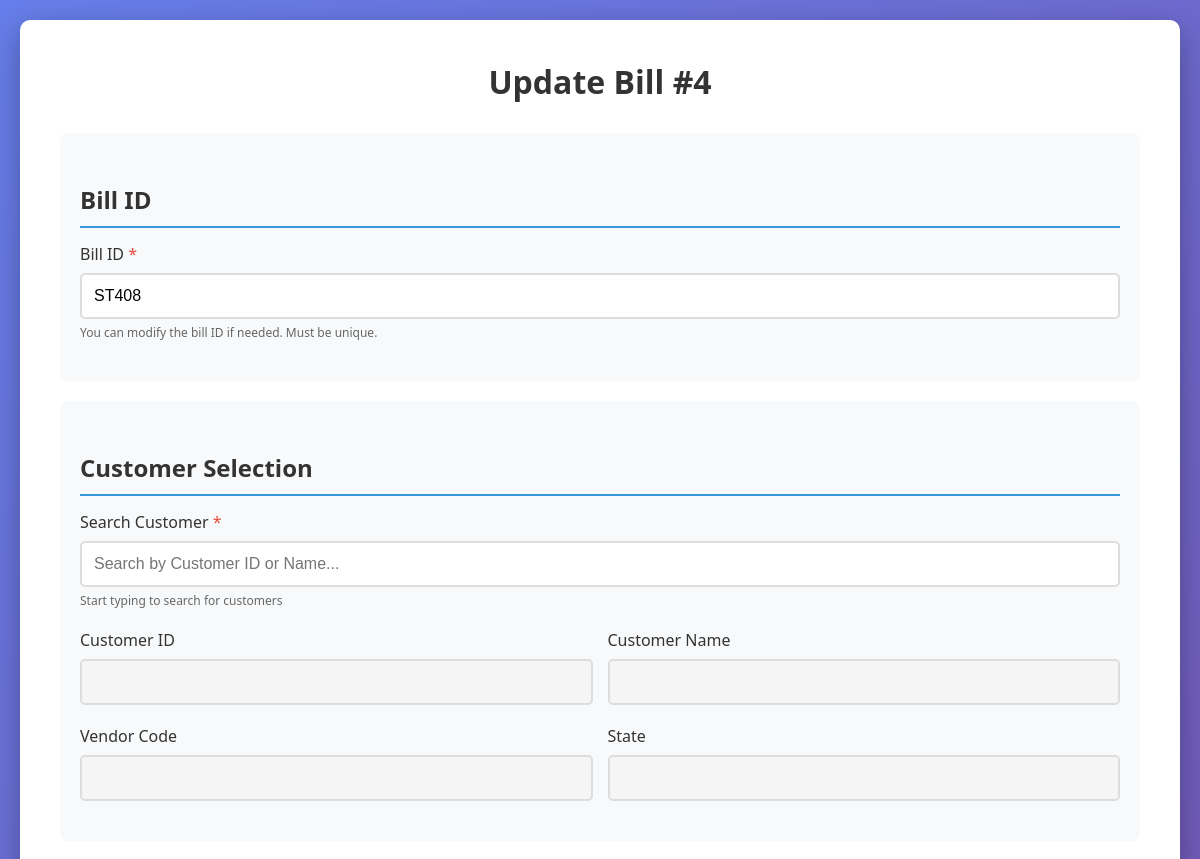
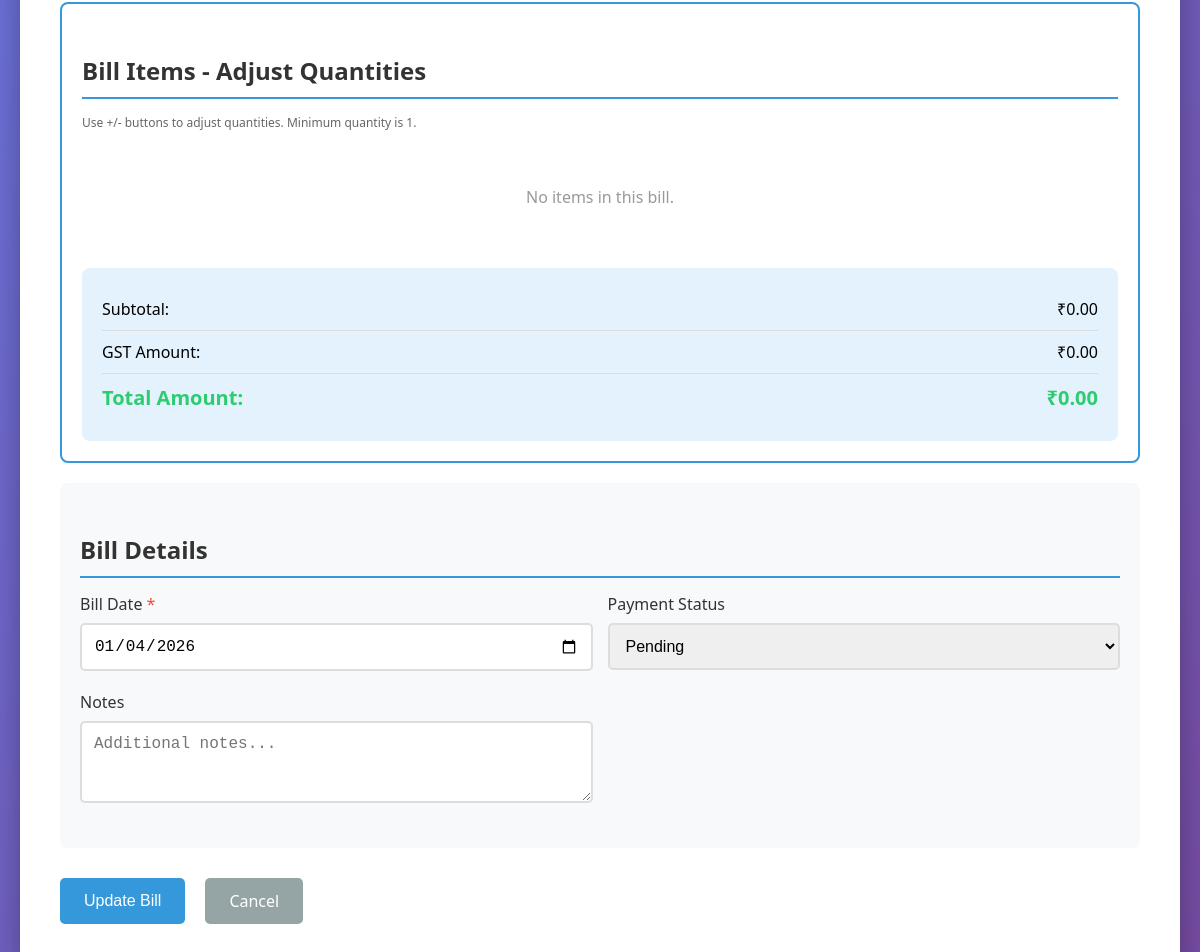
Screenshot of /billing/update/4 with the database file from the repository (2 pictures, top to bottom).
### tables this page shows
CREATE TABLE billing (
                    id INTEGER PRIMARY KEY AUTOINCREMENT,
                    bill_id TEXT UNIQUE NOT NULL,
                    customer_id INTEGER NOT NULL,
                    bill_date DATE NOT NULL,
                    subtotal REAL DEFAULT 0.0,
                    gst_amount REAL DEFAULT 0.0,
                    total_amount REAL NOT NULL DEFAULT 0.0,
                    payment_status TEXT DEFAULT 'Pending',
                    notes TEXT,
                    created_at TIMESTAMP DEFAULT CURRENT_TIMESTAMP, round_off REAL DEFAULT 0.0,
                    FOREIGN KEY (customer_id) REFERENCES customers (id)
                );

### routes/billing.py (the view, shortened to what this page needs)
@billing_bp.route('/update/<int:bill_id>', methods=['GET', 'POST'])
def update(bill_id):
    conn = get_db_connection()
    seller = conn.execute('SELECT state FROM seller_info ORDER BY id DESC LIMIT 1').fetchone()
    seller_state = seller['state'] if seller and seller['state'] else ''
    bill = conn.execute('SELECT * FROM billing WHERE id = ?', (bill_id,)).fetchone()
    if not bill:
        conn.close()
        flash('Bill not found!', 'error')
        return redirect(url_for('billing.index'))
    items = conn.execute('SELECT * FROM billing_items WHERE bill_id = ? ORDER BY id', (bill_id,)).fetchall()
    customers_rows = conn.execute('SELECT * FROM customers ORDER BY name').fetchall()
    customers = [dict(row) for row in customers_rows]
    inventory_rows = conn.execute('SELECT * FROM inventory WHERE quantity > 0 ORDER BY product_name').fetchall()
    inventory = [dict(row) for row in inventory_rows]
    bill_items = [dict(row) for row in items]
    conn.close()
    return render_template('billing/update.html', bill=dict(bill), bill_items=bill_items,
                         customers=customers, inventory=inventory, seller_state=seller_state)

### database.py (called while the page is built)
def get_db_connection():
    conn = sqlite3.connect(DATABASE)
    conn.row_factory = sqlite3.Row
    return conn

### templates/billing/update.html (shortened to what this page needs)
<!DOCTYPE html>
<html lang="en">
<head>
</head>
<body>
    <div class="container">
        <h1>Update Bill #{{ bill['id'] }}</h1>
        <form method="POST" action="{{ url_for('billing.update', bill_id=bill['id']) }}" id="billForm">
            <div class="section">
                <h2>Bill ID</h2>
                <div class="form-group">
                    <label for="bill_id">Bill ID <span class="required">*</span></label>
                    <input type="text" name="bill_id" id="bill_id" value="{{ bill['bill_id'] }}" required>
                    <div class="help-text">You can modify the bill ID if needed. Must be unique.</div>
                </div>
            </div>
            <div class="section">
                <h2>Customer Selection</h2>
                <div class="search-box">
                    <div class="form-group">
                        <label for="customerSearch">Search Customer <span class="required">*</span></label>
                        <input type="text" id="customerSearch" placeholder="Search by Customer ID or Name..." autocomplete="off">
                        <div class="help-text">Start typing to search for customers</div>
                    </div>
                </div>
                <div class="form-row">
                    <div class="form-group">
                        <label for="customer_id_display">Customer ID</label>
                        <input type="text" id="customer_id_display" disabled>
                    </div>
                    <div class="form-group">
                        <label for="customer_name">Customer Name</label>
                        <input type="text" id="customer_name" disabled>
                    </div>
                </div>
                <div class="form-row">
                    <div class="form-group">
                        <label for="vendor_code">Vendor Code</label>
                        <input type="text" id="vendor_code" disabled>
                    </div>
                    <div class="form-group">
                        <label for="state">State</label>
                        <input type="text" id="state" disabled>
                    </div>
                </div>
            </div>
            <div class="items-section">
                <h2>Bill Items - Adjust Quantities</h2>
                <div class="help-text" style="margin-bottom: 15px; color: #666;">Use +/- buttons to adjust quantities. Minimum quantity is 1.</div>
                <div id="itemsList">
                </div>
                <div class="totals-box">
                    <div class="total-row">
                        <span>Subtotal:</span>
                        <span id="display_subtotal">₹0.00</span>
                    </div>
                    <div class="total-row">
                        <span>GST Amount:</span>
                        <span id="display_gst">₹0.00</span>
                    </div>
                    <div class="total-row">
                        <span>Total Amount:</span>
                        <span id="display_total">₹0.00</span>
                    </div>
                </div>
            </div>
            <div class="section">
                <h2>Bill Details</h2>
                <div class="form-row">
                    <div class="form-group">
                        <label for="bill_date">Bill Date <span class="required">*</span></label>
                        <input type="date" name="bill_date" id="bill_date" value="{{ bill['bill_date'] }}" required>
                    </div>
                    <div class="form-group">
                        <label for="payment_status">Payment Status</label>
                        <select name="payment_status" id="payment_status">
                            <option value="Pending" {% if bill['payment_status'] == 'Pending' %}selected{% endif %}>Pending</option>
                        </select>
                    </div>
                </div>
                <div class="form-row">
                    <div class="form-group">
                        <label for="notes">Notes</label>
                        <textarea name="notes" id="notes" rows="3" placeholder="Additional notes...">{{ bill['notes'] or '' }}</textarea>
                    </div>
                </div>
            </div>
            <div class="button-group">
                <button type="submit" class="btn btn-primary">Update Bill</button>
                <a href="{{ url_for('billing.index') }}" class="btn btn-secondary">Cancel</a>
            </div>
        </form>
    </div>
</body>
</html>

### templates/billing/update.html (style rules this page uses)
* { margin: 0; padding: 0; box-sizing: border-box; }
body { font-family: 'Segoe UI', Tahoma, Geneva, Verdana, sans-serif; background: linear-gradient(135deg, #667eea 0%, #764ba2 100%); min-height: 100vh; padding: 20px; }
.container { max-width: 1400px; margin: 0 auto; background: white; border-radius: 10px; box-shadow: 0 10px 30px rgba(0,0,0,0.3); padding: 40px; }
h1 { color: #333; margin-bottom: 30px; text-align: center; }
h2 { color: #333; margin: 30px 0 15px 0; padding-bottom: 10px; border-bottom: 2px solid #3498db; }
.form-group { margin-bottom: 20px; }
label { display: block; margin-bottom: 8px; color: #333; font-weight: 500; }
.required { color: #e74c3c; }
input, select, textarea { width: 100%; padding: 12px; border: 2px solid #ddd; border-radius: 5px; font-size: 16px; transition: border-color 0.3s; }
input:disabled { background-color: #f5f5f5; cursor: not-allowed; }
.btn { padding: 12px 24px; border: none; border-radius: 5px; cursor: pointer; font-size: 16px; transition: all 0.3s; text-decoration: none; display: inline-block; }
.btn-primary { background: #3498db; color: white; }
.btn-secondary { background: #95a5a6; color: white; margin-left: 10px; }
.button-group { display: flex; gap: 10px; margin-top: 30px; }
.form-row { display: grid; grid-template-columns: 1fr 1fr; gap: 15px; }
.section { background: #f8f9fa; padding: 20px; border-radius: 8px; margin-bottom: 20px; }
.search-box { position: relative; margin-bottom: 15px; }
.items-section { background: #fff; padding: 20px; border-radius: 8px; margin-bottom: 20px; border: 2px solid #3498db; }
.totals-box { background: #e3f2fd; padding: 20px; border-radius: 8px; margin-top: 20px; }
.total-row { display: flex; justify-content: space-between; padding: 10px 0; border-bottom: 1px solid #ddd; }
.total-row:last-child { border-bottom: none; font-size: 20px; font-weight: bold; color: #2ecc71; }
.help-text { font-size: 12px; color: #666; margin-top: 5px; }
#itemsList { min-height: 100px; }

### rows the page displays
billing: id "4", bill_id "ST408", bill_date "01/04/2026", payment_status "Pending"
